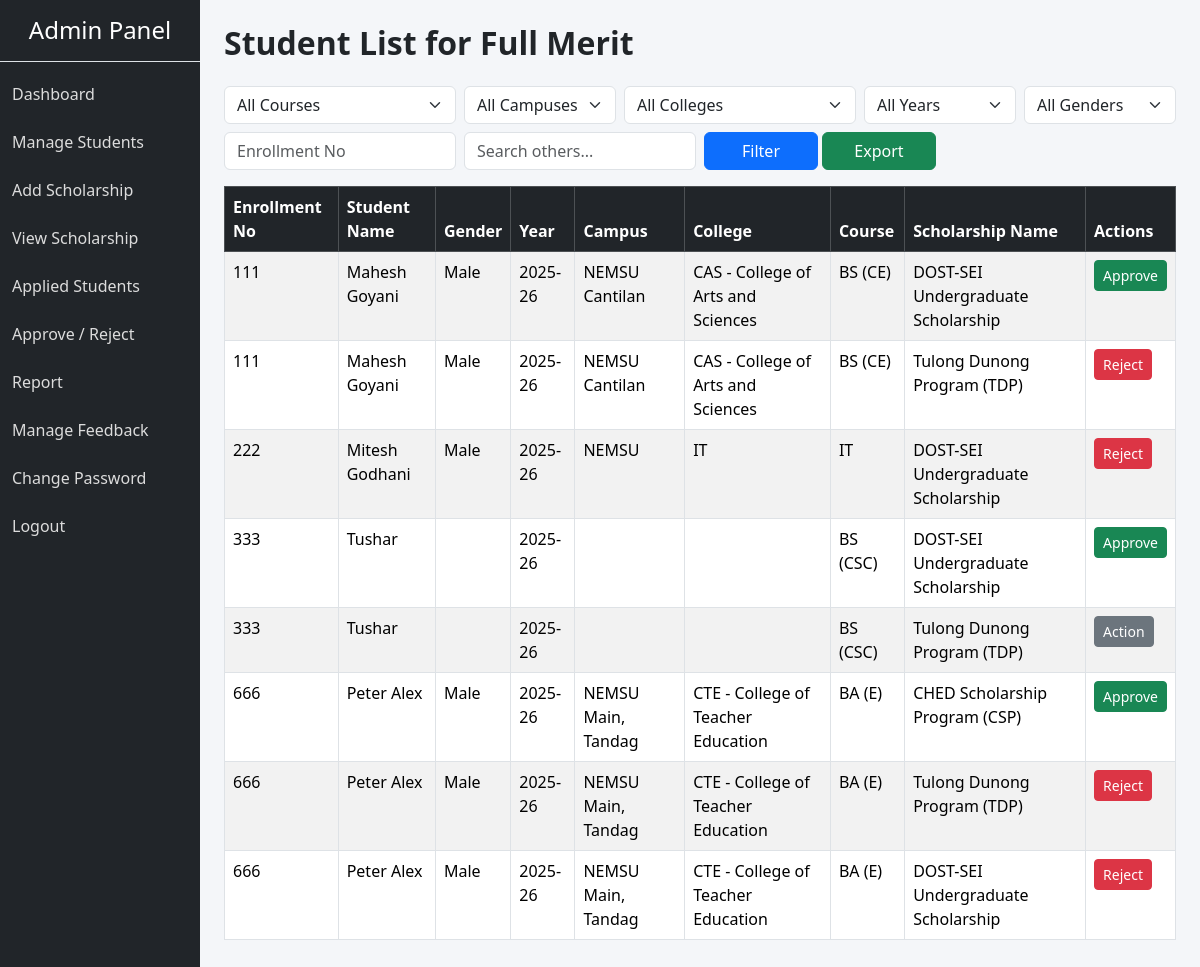
Page /admin/list_type.php?ss_type=Full+Merit (signed in) on the committed database.
### tables this page shows
CREATE TABLE `scholarship` (
  `app_id` int(11) NOT NULL,
  `stu_id` int(11) NOT NULL,
  `ss_id` int(11) NOT NULL,
  `app_status` varchar(10) NOT NULL
);

CREATE TABLE `student_master` (
  `stu_id` int(11) NOT NULL,
  `stu_enroll` varchar(20) NOT NULL,
  `stu_fname` varchar(20) NOT NULL,
  `stu_lname` varchar(20) NOT NULL,
  `stu_ext` varchar(20) DEFAULT NULL,
  `stu_mname` varchar(20) DEFAULT NULL,
  `stu_gender` varchar(10) DEFAULT NULL,
  `stu_pass` varchar(50) DEFAULT NULL,
  `stu_dob` date DEFAULT NULL,
  `stu_email` varchar(50) DEFAULT NULL,
  `stu_contact` varchar(15) DEFAULT NULL,
  `stu_program` varchar(200) DEFAULT NULL,
  `stu_year_level` varchar(10) DEFAULT NULL,
  `stu_campus` varchar(50) DEFAULT NULL,
  `stu_cor` varchar(100) DEFAULT NULL,
  `stu_units` varchar(50) DEFAULT NULL,
  `stu_grade` varchar(20) DEFAULT NULL,
  `stu_gpa` varchar(20) DEFAULT NULL,
  `stu_adm_year` varchar(10) DEFAULT NULL,
  `stu_college` varchar(50) DEFAULT NULL,
  `stu_sem` varchar(10) DEFAULT NULL,
  `father_lname` varchar(50) DEFAULT NULL,
  `father_gname` varchar(50) DEFAULT NULL,
  `father_mname` varchar(50) DEFAULT NULL,
  `mother_lname` varchar(50) DEFAULT NULL,
  `mother_gname` varchar(50) DEFAULT NULL,
  `mother_mname` varchar(50) DEFAULT NULL,
  `stu_dswd` varchar(50) DEFAULT NULL,
  `stu_house` varchar(50) DEFAULT NULL,
  `stu_bci` varchar(50) DEFAULT NULL,
  `stu_amount` varchar(10) DEFAULT NULL,
  `stu_disabled` varchar(5) DEFAULT NULL,
  `stu_disability` varchar(50) DEFAULT NULL,
  `stu_marital` varchar(15) DEFAULT NULL,
  `stu_dependent` varchar(15) DEFAULT NULL,
  `stu_inmate` varchar(15) DEFAULT NULL,
  `stu_rebel` varchar(50) DEFAULT NULL,
  `stu_street` varchar(50) DEFAULT NULL,
  `stu_barangay` varchar(50) DEFAULT NULL,
  `stu_city` varchar(50) DEFAULT NULL,
  `stu_province` varchar(50) DEFAULT NULL,
  `stu_zip` varchar(50) DEFAULT NULL,
  `stu_perc` float DEFAULT NULL,
  `stu_profilepic` varchar(200) DEFAULT NULL,
  `stu_status` varchar(10) NOT NULL DEFAULT 'active',
  `complete` varchar(3) NOT NULL DEFAULT 'No'
);

CREATE TABLE `ss_master` (
  `ss_id` int(5) NOT NULL,
  `ss_name` varchar(100) NOT NULL,
  `ss_type` varchar(100) NOT NULL,
  `ss_desc` varchar(1000) DEFAULT NULL,
  `ss_start` date NOT NULL,
  `ss_end` date NOT NULL,
  `ss_amount` int(10) NOT NULL,
  `ss_year` varchar(20) DEFAULT NULL,
  `ss_status` varchar(10) NOT NULL DEFAULT 'active'
);

### admin/list_type.php (the view, shortened to what this page needs)
<?php
include "../db.php";
function getShortCourseName($fullName) {
    $map = ['IT' => 'IT'];
    $upper = strtoupper(trim($fullName));
    if (isset($map[$upper])) return $map[$upper];
    $name = $upper;
    $prefix = '';
    if (strpos($name, 'BACHELOR OF SCIENCE IN') !== false) {
        $prefix = 'BS';
        $name = str_replace('BACHELOR OF SCIENCE IN', '', $name);
    } elseif (strpos($name, 'BACHELOR OF ARTS IN') !== false || strpos($name, 'BACHELOR OF ARTS MAJOR IN') !== false) {
        $prefix = 'BA';
        $name = str_replace(['BACHELOR OF ARTS IN', 'BACHELOR OF ARTS MAJOR IN'], '', $name);
    } elseif (strpos($name, 'BACHELOR OF ELEMENTARY EDUCATION') !== false) {
        $prefix = 'BEEd';
        $name = str_replace('BACHELOR OF ELEMENTARY EDUCATION', '', $name);
    } elseif (strpos($name, 'BACHELOR OF SECONDARY EDUCATION') !== false) {
        $prefix = 'BSEd';
        $name = str_replace('BACHELOR OF SECONDARY EDUCATION', '', $name);
    } elseif (strpos($name, 'BACHELOR OF PUBLIC ADMINISTRATION') !== false) {
        return 'BPA';
    } elseif (strpos($name, 'BACHELOR OF') !== false) {
        $prefix = 'B';
        $name = str_replace('BACHELOR OF', '', $name);
    }
    $words = explode(' ', str_replace(['/', '-', '&'], ' ', $name));
    $skip = ['AND', 'IN', 'OF', 'THE', 'MAJOR'];
    $acro = '';
    foreach($words as $w) {
        $w = trim($w);
        if(empty($w) || in_array($w, $skip)) continue;
        $acro .= $w[0];
    }
    if ($prefix !== '') {
        return empty($acro) ? $prefix : $prefix . ' (' . $acro . ')';
    }
    return empty($acro) ? $fullName : $acro;
}
$ss_type = isset($_GET['ss_type']) ? $_GET['ss_type'] : '';
$search = isset($_GET['search']) ? $_GET['search'] : '';
$gender_filter = isset($_GET['gender_filter']) ? $_GET['gender_filter'] : '';
$enroll_filter = isset($_GET['enroll_filter']) ? $_GET['enroll_filter'] : '';
$course_filter = isset($_GET['course_filter']) ? $_GET['course_filter'] : '';
$campus_filter = isset($_GET['campus_filter']) ? $_GET['campus_filter'] : '';
$college_filter = isset($_GET['college_filter']) ? $_GET['college_filter'] : '';
$year_filter = isset($_GET['year_filter']) ? $_GET['year_filter'] : '';
$sql = "SELECT scholarship.ss_id, student_master.stu_id, student_master.stu_enroll, student_master.stu_fname, student_master.stu_lname, student_master.stu_gender, ss_master.ss_year, ss_master.ss_name, student_master.stu_campus, student_master.stu_college, student_master.stu_program, scholarship.app_status
FROM scholarship
INNER JOIN student_master ON scholarship.stu_id=student_master.stu_id
INNER JOIN ss_master ON scholarship.ss_id=ss_master.ss_id
Where ss_master.ss_type = '".$conn->real_escape_string($ss_type)."'";
$result = $conn->query($sql);
?>
<!DOCTYPE html>
<html lang="en">
<head>
    <link href="https://cdn.jsdelivr.net/npm/bootstrap@5.3.2/dist/css/bootstrap.min.css" rel="stylesheet">
    <link href="css/style.css" rel="stylesheet">
</head>
<body>
<div class="container-fluid">
    <div class="row">
        <?php include 'sidebar.php'; ?>
        <div class="col-md-9 col-lg-10 p-4 content-area">
            <h2 class="fw-bold mb-4">Student List for <?php echo htmlspecialchars($ss_type); ?></h2>
<form method="GET" class="mb-3">
    <div class="row g-2 mb-2">
        <div class="col-md-3">
            <select name="course_filter" class="form-select">
                <option value="">All Courses</option>
            </select>
        </div>
        <div class="col-md-2">
            <select name="campus_filter" class="form-select">
                <option value="">All Campuses</option>
            </select>
        </div>
        <div class="col-md-3">
            <select name="college_filter" class="form-select">
                <option value="">All Colleges</option>
            </select>
        </div>
        <div class="col-md-2">
            <select name="year_filter" class="form-select">
                <option value="">All Years</option>
            </select>
        </div>
        <div class="col-md-2">
            <select name="gender_filter" class="form-select">
                <option value="">All Genders</option>
            </select>
        </div>
    </div>
    <div class="row g-2">
        <div class="col-md-3">
            <input type="text" name="enroll_filter" class="form-control" placeholder="Enrollment No" value="<?php echo htmlspecialchars($enroll_filter); ?>">
        </div>
        <div class="col-md-3">
            <input type="text" name="search" class="form-control" placeholder="Search others..." value="<?php echo htmlspecialchars($search); ?>">
        </div>
        <div class="col-md-3 d-flex gap-1">
            <button type="submit" class="btn btn-primary w-50">Filter</button>
            <a href="export.php?type=list_type&ss_type=<?php echo urlencode($ss_type); ?>&enroll=<?php echo urlencode($enroll_filter); ?>&search=<?php echo urlencode($search); ?>&course=<?php echo urlencode($course_filter); ?>&campus=<?php echo urlencode($campus_filter); ?>&college=<?php echo urlencode($college_filter); ?>&year=<?php echo urlencode($year_filter); ?>&gender=<?php echo urlencode($gender_filter); ?>" class="btn btn-success w-50">Export</a>
        </div>
    </div>
</form>
<table class="table table-bordered table-striped">
    <thead class="table-dark">
        <tr>
            <th>Enrollment No</th>
            <th>Student Name</th>
            <th>Gender</th>
            <th>Year</th>
            <th>Campus</th>
            <th>College</th>
            <th>Course</th>
            <th>Scholarship Name</th>
            <th>Actions</th>
        </tr>
    </thead>
    <tbody>
        <?php
        if ($result->num_rows > 0) {
            while ($row = $result->fetch_assoc()) {
        ?>
        <tr>
            <td><?php echo htmlspecialchars($row['stu_enroll'] ?? ''); ?></td>
            <td><?php echo htmlspecialchars($row['stu_fname'] . ' ' . $row['stu_lname']); ?></td>
            <td><?php
                if ($row['stu_gender'] == 'M') echo 'Male';
                elseif ($row['stu_gender'] == 'F') echo 'Female';
                elseif ($row['stu_gender'] == 'O') echo 'Other';
                else echo htmlspecialchars($row['stu_gender']);
            ?></td>
            <td><?php echo htmlspecialchars($row['ss_year']); ?></td>
            <td><?php echo htmlspecialchars($row['stu_campus']); ?></td>
            <td><?php echo htmlspecialchars($row['stu_college']); ?></td>
            <td><?php echo htmlspecialchars(getShortCourseName($row['stu_program'])); ?></td>
            <td><?php echo htmlspecialchars($row['ss_name']); ?></td>
            <td>
                <?php
                if ($row['app_status'] == 'Applied')
                { ?>
                    <a href="approve_scholarship.php?ss_id=<?php echo $row['ss_id']; ?>&stu_id=<?php echo $row['stu_id']; ?>&ss_name=<?php echo urlencode($row['ss_name']); ?>" class="btn btn-secondary btn-sm">Action</a>
                <?php
                }
                else if($row['app_status'] == 'Approved')
                { ?>
                    <a href="reject_scholarship.php?ss_id=<?php echo $row['ss_id']; ?>&stu_id=<?php echo $row['stu_id']; ?>&ss_name=<?php echo urlencode($row['ss_name']); ?>" class="btn btn-success btn-sm">Approve</a>
                <?php
                }
                else
                { ?>
                    <a href="reset_scholarship.php?ss_id=<?php echo $row['ss_id']; ?>&stu_id=<?php echo $row['stu_id']; ?>&ss_name=<?php echo urlencode($row['ss_name']); ?>" class="btn btn-danger btn-sm">Reject</a>
                <?php
                }
                ?>
            </td>
        </tr>
        <?php
            }
        } else {
            echo "<tr><td colspan='9' class='text-center'>No records found</td></tr>";
        }
        ?>
    </tbody>
</table>
        </div>
    </div>
</div>
</body>
</html>

### admin/css/style.css (style rules this page uses)
body { background: #f4f6f9; }

### rows in the picture
scholarship: stu.stu_enroll "111", stu.stu_lname "Mahesh Goyani", shows "Male", ss.ss_year "2025-26", stu.stu_campus "NEMSU Cantilan", stu.stu_college "CAS - College of Arts and Sciences", stu.stu_program "BS (CE)", ss.ss_name "DOST-SEI Undergraduate Scholarship"
scholarship: stu.stu_enroll "111", stu.stu_lname "Mahesh Goyani", shows "Male", ss.ss_year "2025-26", stu.stu_campus "NEMSU Cantilan", stu.stu_college "CAS - College of Arts and Sciences", stu.stu_program "BS (CE)", ss.ss_name "Tulong Dunong Program (TDP)"
scholarship: stu.stu_enroll "222", stu.stu_lname "Mitesh Godhani", shows "Male", ss.ss_year "2025-26", stu.stu_campus "NEMSU", stu.stu_college "IT", stu.stu_program "IT", ss.ss_name "DOST-SEI Undergraduate Scholarship"
scholarship: stu.stu_enroll "333", stu.stu_lname "Tushar", ss.ss_year "2025-26", stu.stu_program "BS (CSC)", ss.ss_name "DOST-SEI Undergraduate Scholarship"
scholarship: stu.stu_enroll "333", stu.stu_lname "Tushar", ss.ss_year "2025-26", stu.stu_program "BS (CSC)", ss.ss_name "Tulong Dunong Program (TDP)"
scholarship: stu.stu_enroll "666", stu.stu_lname "Peter Alex", shows "Male", ss.ss_year "2025-26", stu.stu_campus "NEMSU Main, Tandag", stu.stu_college "CTE - College of Teacher Education", stu.stu_program "BA (E)", ss.ss_name "CHED Scholarship Program (CSP)"
scholarship: stu.stu_enroll "666", stu.stu_lname "Peter Alex", shows "Male", ss.ss_year "2025-26", stu.stu_campus "NEMSU Main, Tandag", stu.stu_college "CTE - College of Teacher Education", stu.stu_program "BA (E)", ss.ss_name "Tulong Dunong Program (TDP)"
scholarship: stu.stu_enroll "666", stu.stu_lname "Peter Alex", shows "Male", ss.ss_year "2025-26", stu.stu_campus "NEMSU Main, Tandag", stu.stu_college "CTE - College of Teacher Education", stu.stu_program "BA (E)", ss.ss_name "DOST-SEI Undergraduate Scholarship"

### other values in the picture
$ss_type "Full Merit"
